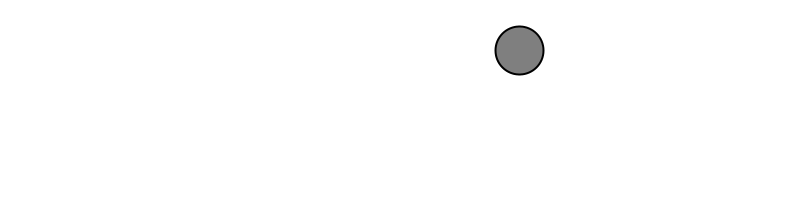
Frame 1 (no input)
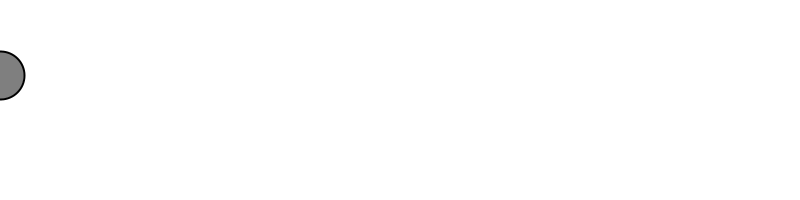
Frame 60 (the mouse pressed at the canvas centre just before this capture)
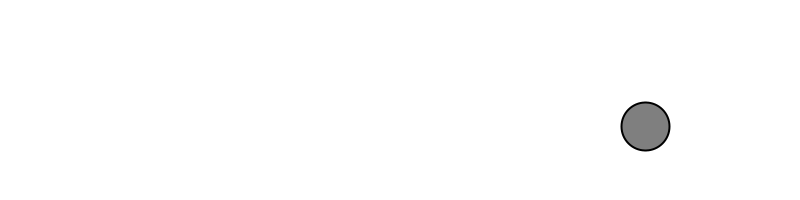
Frame 120 (the mouse held since frame 60 and released just before this capture)

The Processing sketch that drew these frames (run headless with seeded random() and noise(); from frame 60 on, the mouse is pressed at the canvas centre):

// Processing sketch: BallMover
// ── BallMover.pde
Mover mover; //ball 

void setup() {
  size(800,200);
  smooth();
  mover = new Mover(); 
}

void draw() {
  background(255);
  
  mover.update();
  mover.checkEdges();
  mover.display(); 
}

// ── Mover.pde
class Mover {

  PVector location; 
  PVector velocity;
  PVector acceleration;
  
  Mover() {
    location = new PVector(random(width), random(height)); //cartesian coordinates (pos_x,pos_y)
    velocity = new PVector(random(-2, 2), random(-2, 2));  //cartesian coordinates (vel_x,vel_y)
    acceleration = new PVector(0.1,-0.3);                  //cartesian coordinates (acc_x,acc_y)
  }

  void update() {
    location.add(velocity); //the next position given the velocity is computed in Processing as x2 = x1 + v
    velocity.add(acceleration); 
  }

  void display() {
    stroke(0);
    strokeWeight(2);
    fill(127);
    ellipse(location.x, location.y, 48, 48);
  }

  void checkEdges() { //if the ball exit the canvas --> go back to it

    if (location.x > width) {
      location.x = 0;
    } 
    else if (location.x < 0) {
      location.x = width;
    }

    if (location.y > height) {
      location.y = 0;
    } 
    else if (location.y < 0) {
      location.y = height;
    }
  }
}
